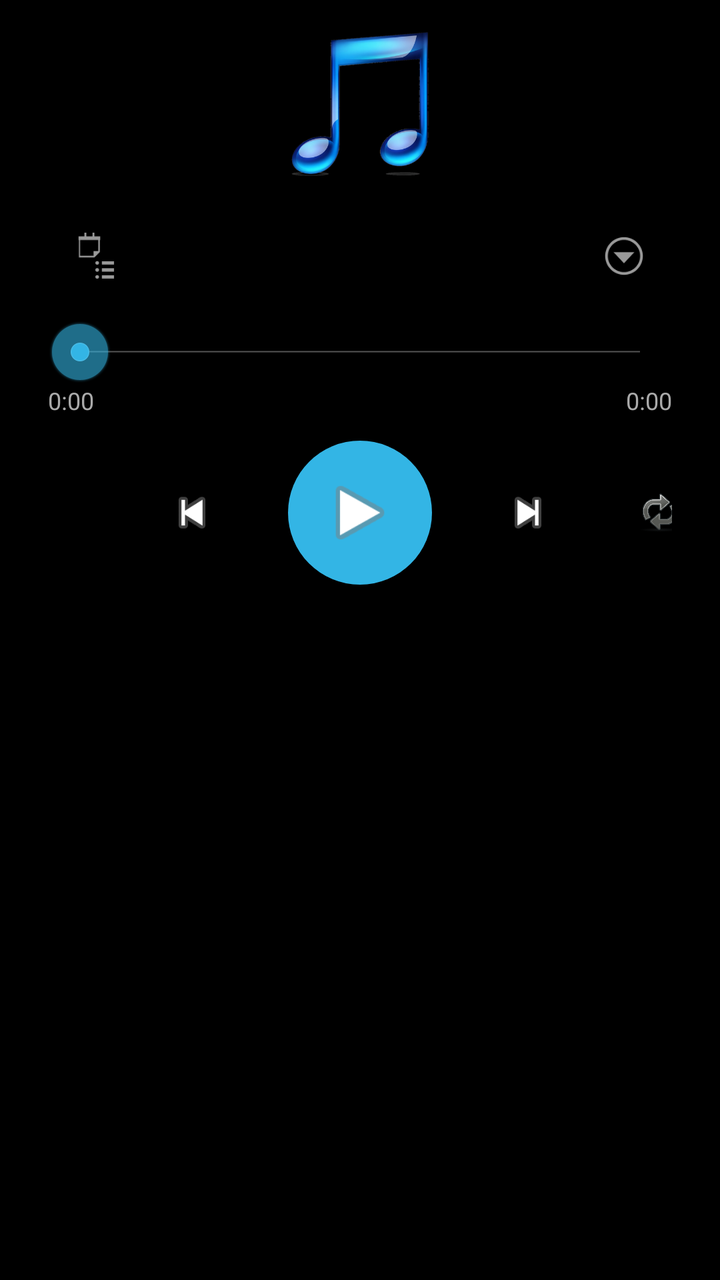
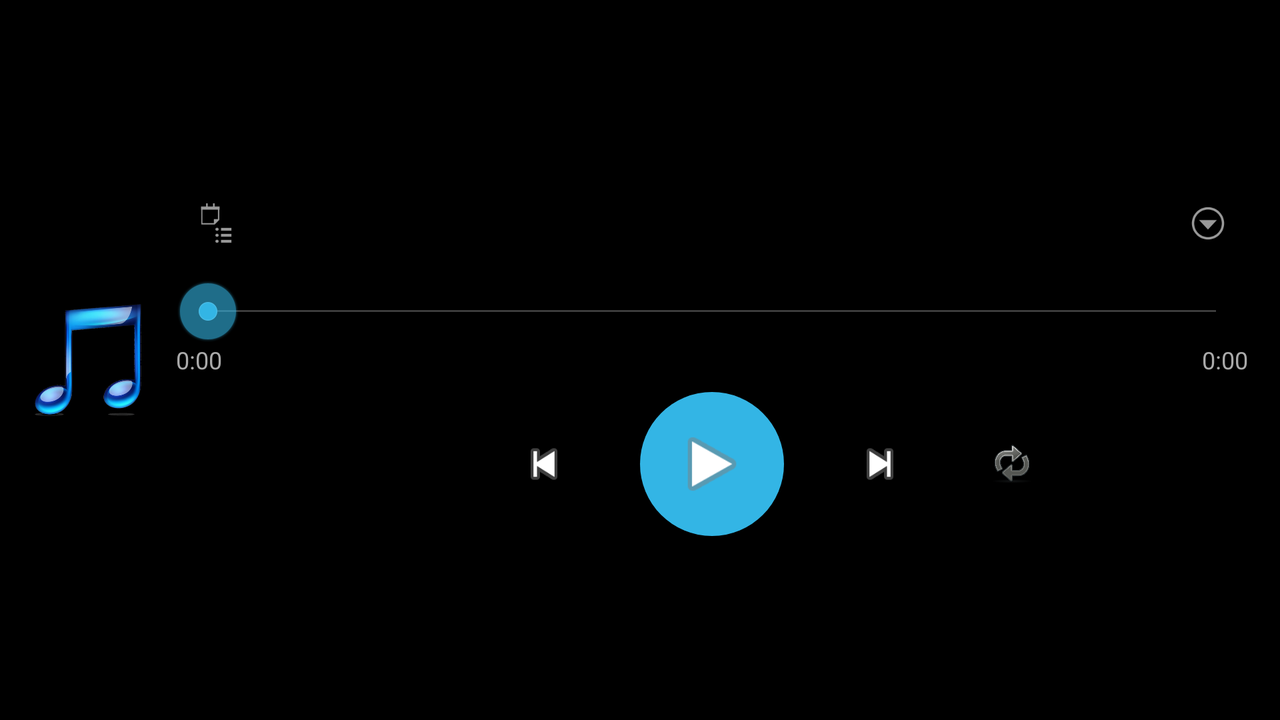

An Android layout and its configuration variant, each rendered on a device that would load it. The default file and the variant file are quoted in full after the pictures.
<!-- AndroidManifest.xml: application theme AppTheme.Holo.Dark -->
<!-- res/layout/activity_now_playing.xml -->
<?xml version="1.0" encoding="utf-8"?>
<LinearLayout xmlns:android="http://schemas.android.com/apk/res/android"
    android:layout_width="match_parent"
    android:layout_height="match_parent"
    android:orientation="vertical"
    android:background="@color/bg_black"
    android:paddingLeft="24dp"
    android:paddingRight="24dp"
    android:paddingTop="16dp"
    android:paddingBottom="16dp">

    <FrameLayout
        android:id="@+id/cover_container"
        android:layout_width="match_parent"
        android:layout_height="wrap_content"
        android:layout_marginBottom="16dp">

        <ImageView
            android:id="@+id/image_cover"
            android:layout_width="match_parent"
            android:layout_height="match_parent"
            android:scaleType="centerCrop"
            android:background="@color/actionbar_grey"
            android:contentDescription="@null" />

        <ImageView
            android:id="@+id/text_no_art"
            android:layout_width="72dp"
            android:layout_height="72dp"
            android:layout_gravity="center"
            android:src="@drawable/ic_no_art_placeholder"
            android:contentDescription="@null" />
    </FrameLayout>

    <LinearLayout
        android:layout_width="match_parent"
        android:layout_height="wrap_content"
        android:orientation="horizontal"
        android:gravity="center_vertical"
        android:layout_marginBottom="8dp">

        <ImageButton
            android:id="@+id/btn_queue"
            android:layout_width="48dp"
            android:layout_height="48dp"
            android:padding="10dp"
            android:background="@drawable/list_selector_holo"
            android:src="@android:drawable/ic_menu_agenda"
            android:scaleType="fitCenter"
            android:contentDescription="@null" />

        <LinearLayout
            android:layout_width="0dp"
            android:layout_height="wrap_content"
            android:layout_weight="1"
            android:orientation="vertical"
            android:gravity="center_horizontal"
            android:paddingLeft="8dp"
            android:paddingRight="8dp">

            <TextView
                android:id="@+id/text_track_title"
                android:layout_width="match_parent"
                android:layout_height="wrap_content"
                android:textColor="@color/text_primary"
                android:textSize="18sp"
                android:gravity="center"
                android:singleLine="true"
                android:ellipsize="end" />

            <TextView
                android:id="@+id/text_track_artist_album"
                android:layout_width="match_parent"
                android:layout_height="wrap_content"
                android:textColor="@color/text_secondary"
                android:textSize="13sp"
                android:gravity="center"
                android:layout_marginTop="2dp"
                android:singleLine="true"
                android:ellipsize="end" />
        </LinearLayout>

        <ImageButton
            android:id="@+id/btn_song_menu"
            android:layout_width="48dp"
            android:layout_height="48dp"
            android:padding="10dp"
            android:background="@drawable/list_selector_holo"
            android:src="@android:drawable/ic_menu_more"
            android:scaleType="fitCenter"
            android:contentDescription="@null" />

    </LinearLayout>

    <SeekBar
        android:id="@+id/seek_progress"
        style="@style/SeekBar.Holo.Dark"
        android:layout_width="match_parent"
        android:layout_height="wrap_content" />

    <LinearLayout
        android:layout_width="match_parent"
        android:layout_height="wrap_content"
        android:orientation="horizontal">

        <TextView
            android:id="@+id/text_position"
            android:layout_width="0dp"
            android:layout_height="wrap_content"
            android:layout_weight="1"
            android:textColor="@color/text_secondary"
            android:textSize="12sp"
            android:text="0:00" />

        <TextView
            android:id="@+id/text_duration"
            android:layout_width="0dp"
            android:layout_height="wrap_content"
            android:layout_weight="1"
            android:gravity="end"
            android:textColor="@color/text_secondary"
            android:textSize="12sp"
            android:text="0:00" />
    </LinearLayout>

    <LinearLayout
        android:layout_width="match_parent"
        android:layout_height="wrap_content"
        android:layout_marginTop="12dp"
        android:orientation="horizontal"
        android:gravity="center">

        <ImageButton
            android:id="@+id/btn_shuffle"
            style="@style/PlayerIconButton.Small"
            android:src="@drawable/ic_shuffle" />

        <ImageButton
            android:id="@+id/btn_previous"
            style="@style/PlayerIconButton"
            android:src="@android:drawable/ic_media_previous" />

        <ImageButton
            android:id="@+id/btn_play_pause"
            style="@style/PlayerIconButton.Large"
            android:src="@android:drawable/ic_media_play" />

        <ImageButton
            android:id="@+id/btn_next"
            style="@style/PlayerIconButton"
            android:src="@android:drawable/ic_media_next" />

        <ImageButton
            android:id="@+id/btn_repeat"
            style="@style/PlayerIconButton.Small"
            android:src="@drawable/ic_repeat" />

    </LinearLayout>

</LinearLayout>
<!-- resources referenced by this layout -->
<resources>
  <color name="actionbar_grey">#2D2D2D</color>
  <color name="bg_black">#000000</color>
  <color name="text_primary">#FFFFFF</color>
  <color name="text_secondary">#AAAAAA</color>
  <!-- drawable list_selector_holo (drawable) -->
  <?xml version="1.0" encoding="utf-8"?>
  <selector xmlns:android="http://schemas.android.com/apk/res/android">
      <item android:state_pressed="true">
          <color android:color="@color/list_pressed" />
      </item>
      <item android:state_focused="true">
          <color android:color="@color/list_pressed" />
      </item>
      <item>
          <color android:color="@android:color/transparent" />
      </item>
  </selector>
  <style name="PlayerIconButton.Large">
          <item name="android:layout_width">72dp</item>
          <item name="android:layout_height">72dp</item>
          <item name="android:padding">16dp</item>
          <item name="android:background">@drawable/play_button_bg</item>
      </style>
  <style name="PlayerIconButton.Small">
          <item name="android:layout_width">44dp</item>
          <item name="android:layout_height">44dp</item>
          <item name="android:padding">12dp</item>
          <item name="android:layout_marginLeft">6dp</item>
          <item name="android:layout_marginRight">6dp</item>
      </style>
  <style name="SeekBar.Holo.Dark" parent="android:Widget.Holo.SeekBar">
          
      </style>
  <color name="list_pressed">#262626</color>
  <!-- drawable play_button_bg (drawable) -->
  <?xml version="1.0" encoding="utf-8"?>
  <selector xmlns:android="http://schemas.android.com/apk/res/android">
      <item android:state_pressed="true">
          <shape android:shape="oval">
              <solid android:color="@color/holo_blue_dark" />
          </shape>
      </item>
      <item>
          <shape android:shape="oval">
              <solid android:color="@color/holo_blue" />
          </shape>
      </item>
  </selector>
  <style name="ActionBar.Holo.Dark" parent="android:Widget.Holo.ActionBar">
          <item name="android:background">@color/actionbar_grey</item>
          <item name="android:titleTextStyle">@style/ActionBarTitle.Holo.Dark</item>
      </style>
  <style name="ActionBarTab.Holo.Dark" parent="android:Widget.Holo.ActionBar.TabView">
          <item name="android:background">@drawable/tab_indicator_holo</item>
      </style>
  <style name="ActionBarTabText.Holo.Dark" parent="android:TextAppearance.Holo.Widget.ActionBar.Title">
          <item name="android:textColor">@color/text_primary</item>
          <item name="android:textSize">13sp</item>
      </style>
  <style name="ListView.Holo.Dark" parent="android:Widget.Holo.ListView">
          <item name="android:divider">@color/divider_grey</item>
          <item name="android:dividerHeight">1dp</item>
          <item name="android:listSelector">@drawable/list_selector_holo</item>
          <item name="android:background">@color/bg_black</item>
      </style>
  <color name="holo_blue">#33B5E5</color>
  <style name="WindowAnimation.Simple" parent="@android:style/Animation.Activity">
          <item name="android:activityOpenEnterAnimation">@anim/activity_fade_in</item>
          <item name="android:activityOpenExitAnimation">@anim/activity_fade_out</item>
          <item name="android:activityCloseEnterAnimation">@anim/activity_fade_in</item>
          <item name="android:activityCloseExitAnimation">@anim/activity_fade_out</item>
      </style>
  <color name="holo_blue_dark">#0099CC</color>
  <style name="ActionBarTitle.Holo.Dark" parent="android:TextAppearance.Holo.Widget.ActionBar.Title">
          <item name="android:textColor">@color/text_primary</item>
      </style>
  <color name="divider_grey">#40FFFFFF</color>
  <!-- some entries are left out for length -->
</resources>
<!-- res/layout-land/activity_now_playing.xml (the repository's variant of the layout above) -->
<!-- drawn on the phone turned sideways -->
<?xml version="1.0" encoding="utf-8"?>
<LinearLayout xmlns:android="http://schemas.android.com/apk/res/android"
    android:layout_width="match_parent"
    android:layout_height="match_parent"
    android:orientation="horizontal"
    android:background="@color/bg_black"
    android:paddingLeft="16dp"
    android:paddingRight="16dp"
    android:paddingTop="12dp"
    android:paddingBottom="12dp">

    
    <FrameLayout
        android:id="@+id/cover_container"
        android:layout_width="wrap_content"
        android:layout_height="match_parent"
        android:layout_marginRight="16dp">

        <ImageView
            android:id="@+id/image_cover"
            android:layout_width="match_parent"
            android:layout_height="match_parent"
            android:scaleType="centerCrop"
            android:background="@color/actionbar_grey"
            android:contentDescription="@null" />

        <ImageView
            android:id="@+id/text_no_art"
            android:layout_width="56dp"
            android:layout_height="56dp"
            android:layout_gravity="center"
            android:src="@drawable/ic_no_art_placeholder"
            android:contentDescription="@null" />
    </FrameLayout>

    <LinearLayout
        android:layout_width="0dp"
        android:layout_height="match_parent"
        android:layout_weight="1"
        android:orientation="vertical"
        android:gravity="center_vertical">

        <LinearLayout
            android:layout_width="match_parent"
            android:layout_height="wrap_content"
            android:orientation="horizontal"
            android:gravity="center_vertical"
            android:layout_marginBottom="8dp">

            <ImageButton
                android:id="@+id/btn_queue"
                android:layout_width="40dp"
                android:layout_height="40dp"
                android:padding="8dp"
                android:background="@drawable/list_selector_holo"
                android:src="@android:drawable/ic_menu_agenda"
                android:scaleType="fitCenter"
                android:contentDescription="@null" />

            <LinearLayout
                android:layout_width="0dp"
                android:layout_height="wrap_content"
                android:layout_weight="1"
                android:orientation="vertical"
                android:gravity="center_horizontal"
                android:paddingLeft="8dp"
                android:paddingRight="8dp">

                <TextView
                    android:id="@+id/text_track_title"
                    android:layout_width="match_parent"
                    android:layout_height="wrap_content"
                    android:textColor="@color/text_primary"
                    android:textSize="16sp"
                    android:gravity="center"
                    android:singleLine="true"
                    android:ellipsize="end" />

                <TextView
                    android:id="@+id/text_track_artist_album"
                    android:layout_width="match_parent"
                    android:layout_height="wrap_content"
                    android:textColor="@color/text_secondary"
                    android:textSize="12sp"
                    android:gravity="center"
                    android:layout_marginTop="2dp"
                    android:singleLine="true"
                    android:ellipsize="end" />
            </LinearLayout>

            <ImageButton
                android:id="@+id/btn_song_menu"
                android:layout_width="40dp"
                android:layout_height="40dp"
                android:padding="8dp"
                android:background="@drawable/list_selector_holo"
                android:src="@android:drawable/ic_menu_more"
                android:scaleType="fitCenter"
                android:contentDescription="@null" />

        </LinearLayout>

        <SeekBar
            android:id="@+id/seek_progress"
            style="@style/SeekBar.Holo.Dark"
            android:layout_width="match_parent"
            android:layout_height="wrap_content" />

        <LinearLayout
            android:layout_width="match_parent"
            android:layout_height="wrap_content"
            android:orientation="horizontal">

            <TextView
                android:id="@+id/text_position"
                android:layout_width="0dp"
                android:layout_height="wrap_content"
                android:layout_weight="1"
                android:textColor="@color/text_secondary"
                android:textSize="12sp"
                android:text="0:00" />

            <TextView
                android:id="@+id/text_duration"
                android:layout_width="0dp"
                android:layout_height="wrap_content"
                android:layout_weight="1"
                android:gravity="end"
                android:textColor="@color/text_secondary"
                android:textSize="12sp"
                android:text="0:00" />
        </LinearLayout>

        <LinearLayout
            android:layout_width="match_parent"
            android:layout_height="wrap_content"
            android:layout_marginTop="8dp"
            android:orientation="horizontal"
            android:gravity="center">

            <ImageButton
                android:id="@+id/btn_shuffle"
                style="@style/PlayerIconButton.Small"
                android:src="@drawable/ic_shuffle" />

            <ImageButton
                android:id="@+id/btn_previous"
                style="@style/PlayerIconButton"
                android:src="@android:drawable/ic_media_previous" />

            <ImageButton
                android:id="@+id/btn_play_pause"
                style="@style/PlayerIconButton.Large"
                android:src="@android:drawable/ic_media_play" />

            <ImageButton
                android:id="@+id/btn_next"
                style="@style/PlayerIconButton"
                android:src="@android:drawable/ic_media_next" />

            <ImageButton
                android:id="@+id/btn_repeat"
                style="@style/PlayerIconButton.Small"
                android:src="@drawable/ic_repeat" />

        </LinearLayout>

    </LinearLayout>

</LinearLayout>
